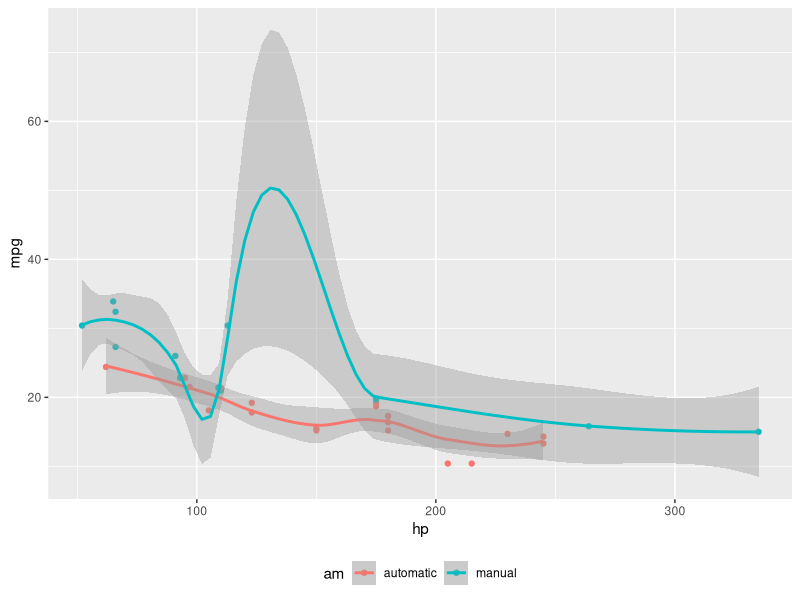
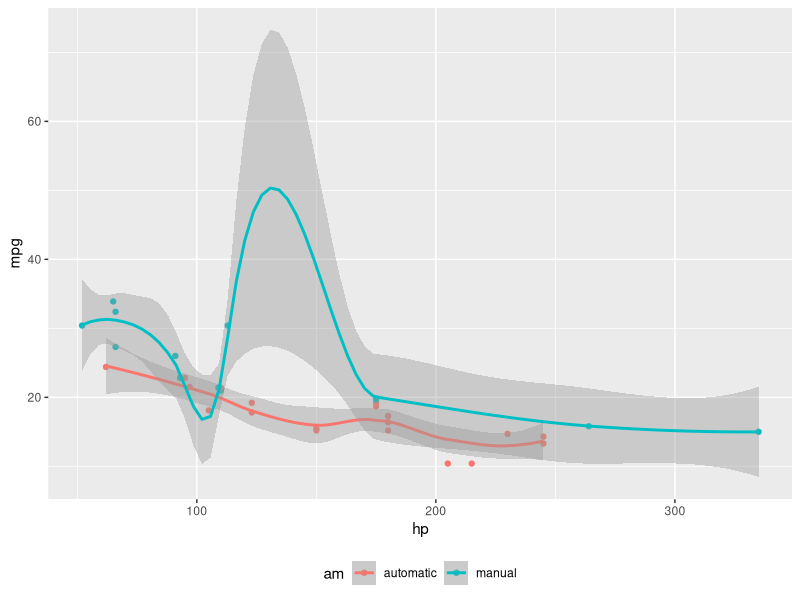

These charts were generated, in order, by the following R code:
## ---- chunk 1
#| label: fig-margin
#| fig-cap: "MPG vs horsepower, colored by transmission."
#| column: margin
#| message: false
library(ggplot2)
mtcars2 <- mtcars
mtcars2$am <- factor(
  mtcars$am, labels = c('automatic', 'manual')
)
ggplot(mtcars2, aes(hp, mpg, color = am)) +
  geom_point() + geom_smooth() +
  theme(legend.position = 'bottom')
## ---- chunk 2
#| label: fig-margin-second
#| fig-cap: "Icecream vs chocolate, colored by flavor."
#| fig-width: 20
#| column: margin
#| message: false
library(ggplot2)
mtcars2 <- mtcars
mtcars2$am <- factor(
  mtcars$am, labels = c('automatic', 'manual')
)
ggplot(mtcars2, aes(hp, mpg, color = am)) +
  geom_point() + geom_smooth() +
  theme(legend.position = 'bottom')
